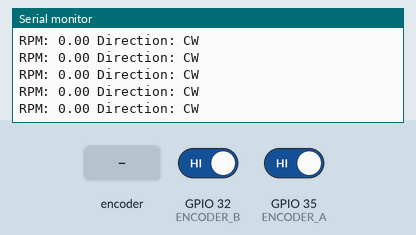
Bench run of a sketch on a simulated ESP32. Shown: the last lines printed to the serial monitor. The test bench sets the inputs (shaded band); at power-on: GPIO 32 (ENCODER_B) HIGH, GPIO 35 (ENCODER_A) HIGH.

Above: at 1.2 s.
1.3 s: rotary encoder on GPIO 35 (ENCODER_A) / GPIO 32 (ENCODER_B) turned 2 steps (second pin leading)
At 2.1 s:
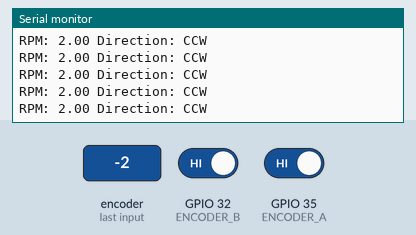
3.2 s: rotary encoder on GPIO 35 (ENCODER_A) / GPIO 32 (ENCODER_B) turned 1 step (first pin leading)
At 3.7 s:
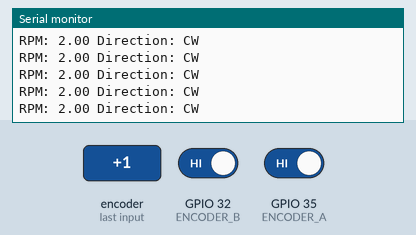
7.9 s: rotary encoder on GPIO 35 (ENCODER_A) / GPIO 32 (ENCODER_B) turned 2 steps (second pin leading)
At 8.4 s:
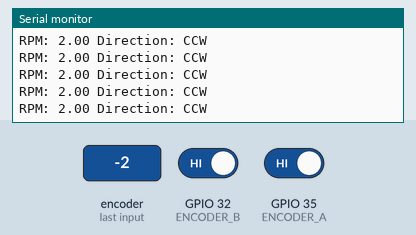
11.3 s: rotary encoder on GPIO 35 (ENCODER_A) / GPIO 32 (ENCODER_B) turned 1 step (first pin leading)
At 12.3 s:
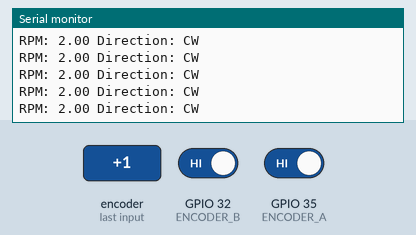
17.5 s: rotary encoder on GPIO 35 (ENCODER_A) / GPIO 32 (ENCODER_B) turned 2 steps (second pin leading)
At 18.5 s:
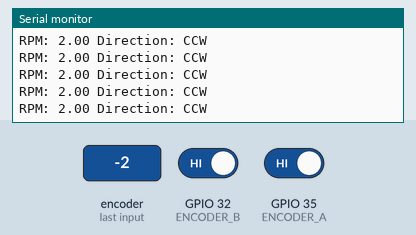
Timing chart, 0 to 20.5 s (numbered marks = the images above; inputs shaded):
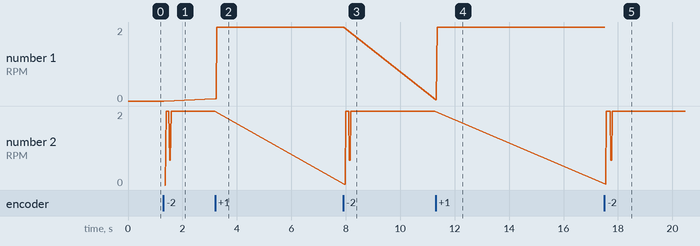

Measured:
- after the input at 1.3 s, the serial monitor: prints a new line at once (image 1)
- after the input at 3.2 s, the serial monitor: prints a new line at once (image 2)
- after the input at 7.9 s, the serial monitor: prints a new line after 0.05 s (image 3)
- after the input at 11.3 s, the serial monitor: prints a new line at once (image 4)
- after the input at 17.5 s, the serial monitor: prints a new line after 0.05 s (image 5)

The sketch:

Rpm_vs_Pwm_code.ino
```cpp
#define ENCODER_A 35 // Pin for encoder channel A (must be interrupt-capable)
#define ENCODER_B 32 // Pin for encoder channel B (must be digital input)
#define PULSES_PER_REVOLUTION 600 // Adjust based on your encoder specification

volatile long pulseCount = 0; // Total pulse count
volatile int direction = 1;  // 1 for CW, -1 for CCW
volatile unsigned long lastTimeMicros = 0; // Time of the last pulse in microseconds
volatile float rpm = 0.0; // Calculated RPM

void setup() {
  pinMode(ENCODER_A, INPUT_PULLUP);
  pinMode(ENCODER_B, INPUT_PULLUP);

  // Attach interrupts for channel A
  attachInterrupt(digitalPinToInterrupt(ENCODER_A), encoderISR, CHANGE);

  Serial.begin(9600);
}

void loop() {
  // Display the current RPM and direction
  noInterrupts(); // Temporarily disable interrupts to access shared variables
  float currentRPM = rpm;
  int currentDirection = direction;
  interrupts(); // Re-enable interrupts

  Serial.print("RPM: ");
  Serial.print(currentRPM);
  Serial.print(" Direction: ");
  if (currentDirection == 1) {
    Serial.println("CW");
  } else {
    Serial.println("CCW");
  }

  delay(5); // Update every 500ms (optional)
}

// Interrupt Service Routine for encoder channel A
void encoderISR() {
  unsigned long currentTimeMicros = micros(); // Get current time in microseconds
  int stateA = digitalRead(ENCODER_A);
  int stateB = digitalRead(ENCODER_B);

  // Determine direction based on A and B signals
  if (stateA == stateB) {
    direction = -1; // Counterclockwise
  } else {
    direction = 1; // Clockwise
  }

  // Calculate RPM based on time between pulses
  if (lastTimeMicros > 0) {
    unsigned long timeDeltaMicros = currentTimeMicros - lastTimeMicros;
    rpm = (60.0 * 1e6) / (PULSES_PER_REVOLUTION * timeDeltaMicros);
  }

  lastTimeMicros = currentTimeMicros; // Update the last pulse time
  pulseCount += direction; // Increment or decrement pulse count based on direction
}
```
